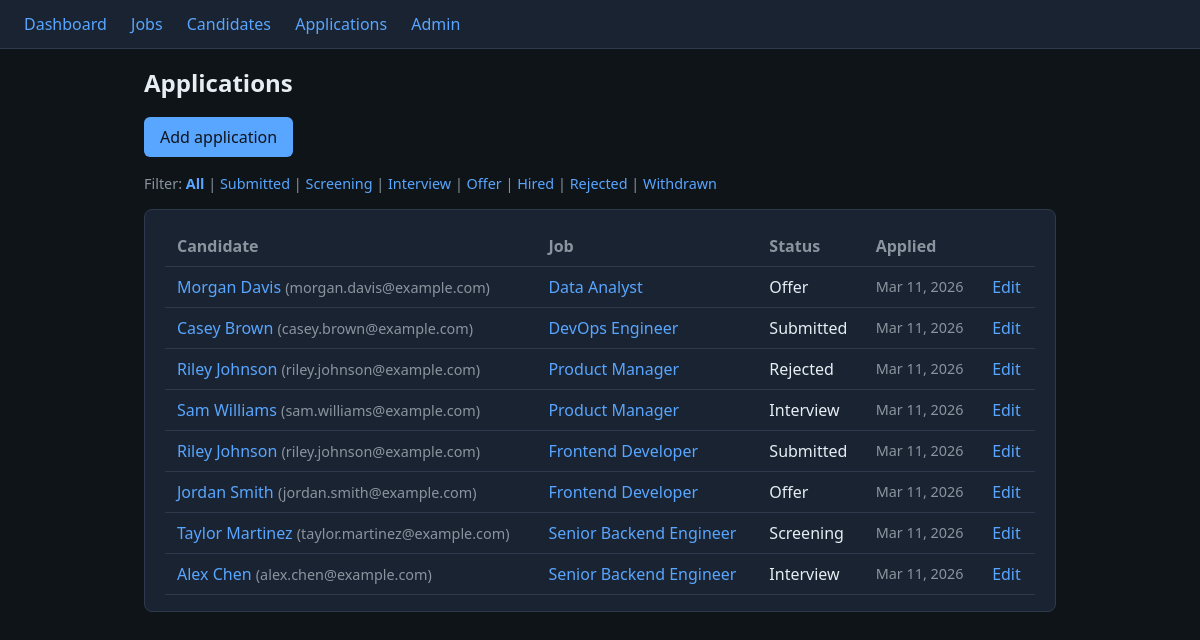
The app's page /applications/ with its own data.
### ats/models.py (models this page shows, shortened)
class Application(models.Model):
    job = models.ForeignKey(Job, on_delete=models.CASCADE, related_name='applications')
    candidate = models.ForeignKey(Candidate, on_delete=models.CASCADE, related_name='applications')
    status_choices = [
        ('submitted', 'Submitted'),
        ('screening', 'Screening'),
        ('interview', 'Interview'),
        ('offer', 'Offer'),
        ('hired', 'Hired'),
        ('rejected', 'Rejected'),
        ('withdrawn', 'Withdrawn'),
    ]
    status = models.CharField(max_length=20, choices=status_choices, default='submitted')
    notes = models.TextField(blank=True)
    applied_at = models.DateTimeField(auto_now_add=True)
    updated_at = models.DateTimeField(auto_now=True)
    class Meta:
        ordering = ['-applied_at']
        unique_together = [['job', 'candidate']]

class Candidate(models.Model):
    first_name = models.CharField(max_length=100)
    last_name = models.CharField(max_length=100)
    email = models.EmailField(unique=True)
    phone = models.CharField(max_length=30, blank=True)
    resume_summary = models.TextField(blank=True)
    created_at = models.DateTimeField(auto_now_add=True)
    updated_at = models.DateTimeField(auto_now=True)
    class Meta:
        ordering = ['last_name', 'first_name']
    def __str__(self):
        return f"{self.first_name} {self.last_name}"

class Job(models.Model):
    title = models.CharField(max_length=200)
    department = models.CharField(max_length=100, blank=True)
    location = models.CharField(max_length=150, blank=True)
    description = models.TextField(blank=True)
    status_choices = [
        ('open', 'Open'),
        ('on_hold', 'On Hold'),
        ('filled', 'Filled'),
        ('cancelled', 'Cancelled'),
    ]
    status = models.CharField(max_length=20, choices=status_choices, default='open')
    created_at = models.DateTimeField(auto_now_add=True)
    updated_at = models.DateTimeField(auto_now=True)
    class Meta:
        ordering = ['-created_at']

### ats/views.py (the view)
# urls.py: path('applications/', views.application_list, name='application_list'),
def application_list(request):
    status_filter = request.GET.get('status', '')
    if status_filter and status_filter not in VALID_APPLICATION_STATUSES:
        status_filter = ''
    applications = Application.objects.select_related('job', 'candidate').order_by('-applied_at')
    if status_filter:
        applications = applications.filter(status=status_filter)
    return render(request, 'ats/application_list.html', {
        'applications': applications,
        'status_filter': status_filter,
    })

### templates/ats/application_list.html (shortened to what this page needs)
{% extends 'base.html' %}
{% block content %}
<h1>Applications</h1>
<p class="actions"><a href="{% url 'application_create' %}" class="btn">Add application</a></p>
<p class="muted">
    Filter: <a href="?" {% if not status_filter %}style="font-weight:bold"{% endif %}>All</a> |
    <a href="?status=submitted" {% if status_filter == 'submitted' %}style="font-weight:bold"{% endif %}>Submitted</a> |
    <a href="?status=screening" {% if status_filter == 'screening' %}style="font-weight:bold"{% endif %}>Screening</a> |
    <a href="?status=interview" {% if status_filter == 'interview' %}style="font-weight:bold"{% endif %}>Interview</a> |
    <a href="?status=offer" {% if status_filter == 'offer' %}style="font-weight:bold"{% endif %}>Offer</a> |
    <a href="?status=hired" {% if status_filter == 'hired' %}style="font-weight:bold"{% endif %}>Hired</a> |
    <a href="?status=rejected" {% if status_filter == 'rejected' %}style="font-weight:bold"{% endif %}>Rejected</a> |
    <a href="?status=withdrawn" {% if status_filter == 'withdrawn' %}style="font-weight:bold"{% endif %}>Withdrawn</a>
</p>
{% if applications %}
<div class="card table-wrap">
    <table>
        <thead>
            <tr><th scope="col">Candidate</th><th scope="col">Job</th><th scope="col">Status</th><th scope="col">Applied</th><th scope="col"></th></tr>
        </thead>
        <tbody>
            {% for app in applications %}
            <tr>
                <td><a href="{% url 'candidate_detail' app.candidate.pk %}">{{ app.candidate }}</a> <span class="muted">({{ app.candidate.email }})</span></td>
                <td><a href="{% url 'job_detail' app.job.pk %}">{{ app.job.title }}</a></td>
                <td>{{ app.get_status_display }}</td>
                <td class="muted">{{ app.applied_at|date:"M j, Y" }}</td>
                <td><a href="{% url 'application_edit' app.pk %}">Edit</a></td>
            </tr>
            {% endfor %}
        </tbody>
    </table>
</div>
{% else %}
<p class="muted">No applications{% if status_filter %} with this status{% endif %}.</p>
{% endif %}
{% endblock %}

### templates/base.html (style rules this page uses)
:root { --bg: #0f1419; --surface: #1a2332; --border: #2d3a4d; --text: #e6edf3; --muted: #8b949e; --accent: #58a6ff; --accent-hover: #79b8ff; }
* { box-sizing: border-box; }
body { margin: 0; font-family: 'Segoe UI', system-ui, sans-serif; background: var(--bg); color: var(--text); line-height: 1.5; }
a { color: var(--accent); text-decoration: none; }
h1 { font-size: 1.5rem; margin: 0 0 1rem; }
.card { background: var(--surface); border: 1px solid var(--border); border-radius: 8px; padding: 1rem 1.25rem; margin-bottom: 1rem; }
table { width: 100%; border-collapse: collapse; }
th, td { text-align: left; padding: 0.5rem 0.75rem; border-bottom: 1px solid var(--border); }
th { color: var(--muted); font-weight: 600; }
.muted { color: var(--muted); font-size: 0.9rem; }
.btn { display: inline-block; padding: 0.5rem 1rem; background: var(--accent); color: var(--bg); border: none; border-radius: 6px; font: inherit; cursor: pointer; text-decoration: none; }
.actions { margin-top: 1rem; display: flex; gap: 0.5rem; flex-wrap: wrap; }
.table-wrap { overflow-x: auto; -webkit-overflow-scrolling: touch; }
.table-wrap table { min-width: 500px; }

### records on screen
Application: candidate "Morgan Davis", candidate.email "morgan.davis@example.com", job "Data Analyst", status "Offer", applied_at "Mar 11, 2026"
Application: candidate "Casey Brown", candidate.email "casey.brown@example.com", job "DevOps Engineer", status "Submitted", applied_at "Mar 11, 2026"
Application: candidate "Riley Johnson", candidate.email "riley.johnson@example.com", job "Product Manager", status "Rejected", applied_at "Mar 11, 2026"
Application: candidate "Sam Williams", candidate.email "sam.williams@example.com", job "Product Manager", status "Interview", applied_at "Mar 11, 2026"
Application: candidate "Riley Johnson", candidate.email "riley.johnson@example.com", job "Frontend Developer", status "Submitted", applied_at "Mar 11, 2026"
Application: candidate "Jordan Smith", candidate.email "jordan.smith@example.com", job "Frontend Developer", status "Offer", applied_at "Mar 11, 2026"
Application: candidate "Taylor Martinez", candidate.email "taylor.martinez@example.com", job "Senior Backend Engineer", status "Screening", applied_at "Mar 11, 2026"
Application: candidate "Alex Chen", candidate.email "alex.chen@example.com", job "Senior Backend Engineer", status "Interview", applied_at "Mar 11, 2026"
